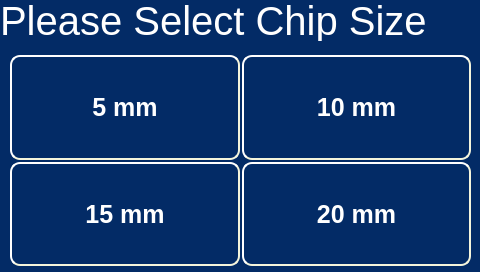
<?xml version="1.0" encoding="UTF-8"?>
<ui version="4.0">
 <class>HomeScreen</class>
 <widget class="QMainWindow" name="HomeScreen">
  <property name="geometry">
   <rect>
    <x>0</x>
    <y>0</y>
    <width>480</width>
    <height>272</height>
   </rect>
  </property>
  <property name="windowTitle">
   <string>MainWindow</string>
  </property>
  <property name="styleSheet">
   <string notr="true">background: '#032B66';</string>
  </property>
  <widget class="QWidget" name="centralwidget">
   <property name="styleSheet">
    <string notr="true">background-color: #032B66;</string>
   </property>
   <widget class="QLabel" name="label_selectsize">
    <property name="geometry">
     <rect>
      <x>0</x>
      <y>0</y>
      <width>479</width>
      <height>41</height>
     </rect>
    </property>
    <property name="styleSheet">
     <string notr="true">color: white; 
qproperty-alignment: AlignCenter;
font: 30pt;</string>
    </property>
    <property name="text">
     <string>Please Select Chip Size</string>
    </property>
   </widget>
   <widget class="QWidget" name="gridLayoutWidget">
    <property name="geometry">
     <rect>
      <x>0</x>
      <y>50</y>
      <width>481</width>
      <height>221</height>
     </rect>
    </property>
    <layout class="QGridLayout" name="gridLayout">
     <property name="leftMargin">
      <number>10</number>
     </property>
     <property name="topMargin">
      <number>5</number>
     </property>
     <property name="rightMargin">
      <number>10</number>
     </property>
     <property name="bottomMargin">
      <number>5</number>
     </property>
     <property name="spacing">
      <number>2</number>
     </property>
     <item row="1" column="1">
      <widget class="QPushButton" name="button_size_20mm">
       <property name="sizePolicy">
        <sizepolicy hsizetype="Expanding" vsizetype="Expanding">
         <horstretch>0</horstretch>
         <verstretch>0</verstretch>
        </sizepolicy>
       </property>
       <property name="focusPolicy">
        <enum>Qt::ClickFocus</enum>
       </property>
       <property name="styleSheet">
        <string notr="true">background-color: #032B66;
border-style: outset;
border-width: 2px;
border-radius: 10px;
border-color: beige;
font: bold 25px;
padding: 6px;
color: white;</string>
       </property>
       <property name="text">
        <string>20 mm</string>
       </property>
       <property name="autoDefault">
        <bool>false</bool>
       </property>
      </widget>
     </item>
     <item row="1" column="0">
      <widget class="QPushButton" name="button_size_15mm">
       <property name="sizePolicy">
        <sizepolicy hsizetype="Expanding" vsizetype="Expanding">
         <horstretch>0</horstretch>
         <verstretch>0</verstretch>
        </sizepolicy>
       </property>
       <property name="focusPolicy">
        <enum>Qt::ClickFocus</enum>
       </property>
       <property name="styleSheet">
        <string notr="true">background-color: #032B66;
border-style: outset;
border-width: 2px;
border-radius: 10px;
border-color: beige;
font: bold 25px;
padding: 6px;
color: white;</string>
       </property>
       <property name="text">
        <string>15 mm</string>
       </property>
       <property name="autoDefault">
        <bool>false</bool>
       </property>
       <property name="default">
        <bool>false</bool>
       </property>
      </widget>
     </item>
     <item row="0" column="1">
      <widget class="QPushButton" name="button_size_10mm">
       <property name="sizePolicy">
        <sizepolicy hsizetype="Expanding" vsizetype="Expanding">
         <horstretch>0</horstretch>
         <verstretch>0</verstretch>
        </sizepolicy>
       </property>
       <property name="focusPolicy">
        <enum>Qt::ClickFocus</enum>
       </property>
       <property name="styleSheet">
        <string notr="true">background-color: #032B66;
border-style: outset;
border-width: 2px;
border-radius: 10px;
border-color: beige;
font: bold 25px;
padding: 6px;
color: white;</string>
       </property>
       <property name="text">
        <string>10 mm</string>
       </property>
      </widget>
     </item>
     <item row="0" column="0">
      <widget class="QPushButton" name="button_size_5mm">
       <property name="sizePolicy">
        <sizepolicy hsizetype="Expanding" vsizetype="Expanding">
         <horstretch>0</horstretch>
         <verstretch>0</verstretch>
        </sizepolicy>
       </property>
       <property name="focusPolicy">
        <enum>Qt::ClickFocus</enum>
       </property>
       <property name="styleSheet">
        <string notr="true">background-color: #032B66;
border-style: outset;
border-width: 2px;
border-radius: 10px;
border-color: beige;
font: bold 25px;
padding: 6px;
color: white;</string>
       </property>
       <property name="text">
        <string>5 mm</string>
       </property>
      </widget>
     </item>
    </layout>
   </widget>
  </widget>
 </widget>
 <resources/>
 <connections/>
</ui>
